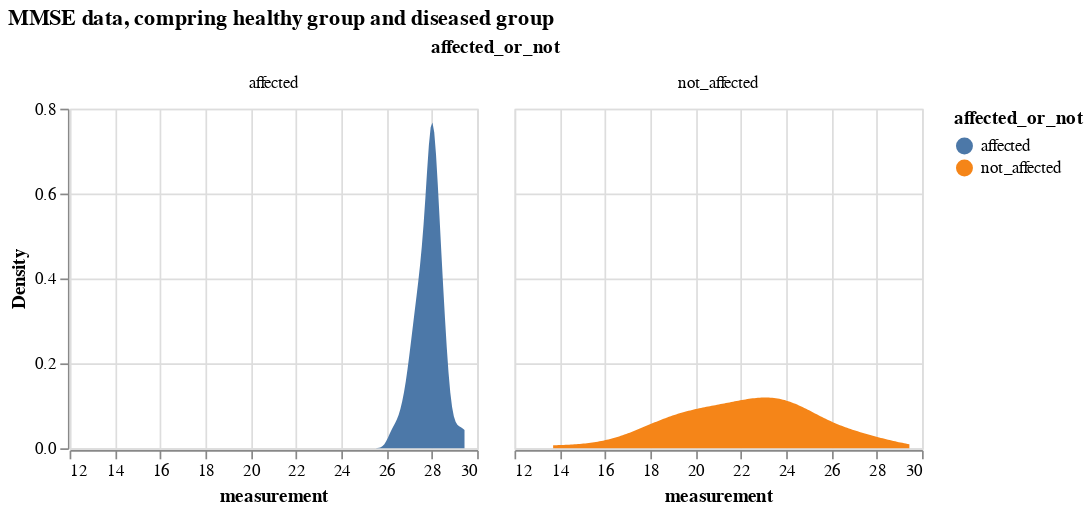

The notebook cell saved with this chart:
### Markdown cell above
### Comparing a certain biomarker data

### Code cell
# select only biomarker 2 
bio_2_data = df[df.biomarker=='MMSE'].drop(['k_j', 'S_n', 'biomarker'], axis = 1)
# biomarker2 data, comparing from diseased and healthy groups
alt.Chart(bio_2_data).transform_density(
    'measurement',
    as_=['measurement', 'Density'],
    groupby=['affected_or_not']
).mark_area().encode(
    x="measurement:Q",
    y="Density:Q",
    facet = alt.Facet(
        "affected_or_not:N",
    ),
    color=alt.Color(
        'affected_or_not:N'
    )
).properties(
    width= 240,
    height = 200,
).properties(
    title='MMSE data, compring healthy group and diseased group'
)

### Figure 1 — Vega-Lite specification as saved in the notebook (floating-point values rounded to 4 significant figures)
{"config": {"view": {"continuousWidth": 300, "continuousHeight": 300}}, "data": {"name": "data-138db4eb752c2077a49d953bf5bc54a4"}, "mark": {"type": "area"}, "encoding": {"color": {"field": "affected_or_not", "type": "nominal"}, "facet": {"field": "affected_or_not", "type": "nominal"}, "x": {"field": "measurement", "type": "quantitative"}, "y": {"field": "Density", "type": "quantitative"}}, "height": 200, "title": "MMSE data, compring healthy group and diseased group", "transform": [{"density": "measurement", "groupby": ["affected_or_not"], "as": ["measurement", "Density"]}], "width": 240, "$schema": "https://vega.github.io/schema/vega-lite/v5.16.3.json", "datasets": {"data-138db4eb752c2077a49d953bf5bc54a4": [{"participant": 0, "measurement": 27.99, "affected_or_not": "affected"}, {"participant": 1, "measurement": 28.06, "affected_or_not": "affected"}, {"participant": 2, "measurement": 23.61, "affected_or_not": "not_affected"}, {"participant": 3, "measurement": 27.4, "affected_or_not": "not_affected"}, {"participant": 4, "measurement": 24.65, "affected_or_not": "not_affected"}, {"participant": 5, "measurement": 21.85, "affected_or_not": "not_affected"}, {"participant": 6, "measurement": 27.96, "affected_or_not": "affected"}, {"participant": 7, "measurement": 27.71, "affected_or_not": "affected"}, {"participant": 8, "measurement": 28.3, "affected_or_not": "affected"}, {"participant": 9, "measurement": 27.33, "affected_or_not": "affected"}, {"participant": 10, "measurement": 26.8, "affected_or_not": "affected"}, {"participant": 11, "measurement": 28.41, "affected_or_not": "affected"}, {"participant": 12, "measurement": 27.26, "affected_or_not": "affected"}, {"participant": 13, "measurement": 24.54, "affected_or_not": "not_affected"}, {"participant": 14, "measurement": 21.03, "affected_or_not": "not_affected"}, {"participant": 15, "measurement": 22.18, "affected_or_not": "not_affected"}, {"participant": 16, "measurement": 23.73, "affected_or_not": "not_affected"}, {"participant": 17, "measurement": 28.43, "affected_or_not": "affected"}, {"participant": 18, "measurement": 28.38, "affected_or_not": "affected"}, {"participant": 19, "measurement": 23.59, "affected_or_not": "not_affected"}, {"participant": 20, "measurement": 28.04, "affected_or_not": "affected"}, {"participant": 21, "measurement": 26.93, "affected_or_not": "affected"}, {"participant": 22, "measurement": 18.41, "affected_or_not": "not_affected"}, {"participant": 23, "measurement": 22.84, "affected_or_not": "not_affected"}, {"participant": 24, "measurement": 21.62, "affected_or_not": "not_affected"}, {"participant": 25, "measurement": 20.7, "affected_or_not": "not_affected"}, {"participant": 26, "measurement": 16.44, "affected_or_not": "not_affected"}, {"participant": 27, "measurement": 27.82, "affected_or_not": "affected"}, {"participant": 28, "measurement": 23.79, "affected_or_not": "not_affected"}, {"participant": 29, "measurement": 17.23, "affected_or_not": "not_affected"}, {"participant": 30, "measurement": 26.27, "affected_or_not": "affected"}, {"participant": 31, "measurement": 28.05, "affected_or_not": "affected"}, {"participant": 32, "measurement": 27.56, "affected_or_not": "affected"}, {"participant": 33, "measurement": 28.59, "affected_or_not": "affected"}, {"participant": 34, "measurement": 23.11, "affected_or_not": "not_affected"}, {"participant": 35, "measurement": 21.93, "affected_or_not": "not_affected"}, {"participant": 36, "measurement": 27.96, "affected_or_not": "affected"}, {"participant": 37, "measurement": 28.13, "affected_or_not": "affected"}, {"participant": 38, "measurement": 27.1, "affected_or_not": "affected"}, {"participant": 39, "measurement": 25.48, "affected_or_not": "not_affected"}, {"participant": 40, "measurement": 20.54, "affected_or_not": "not_affected"}, {"participant": 41, "measurement": 27.59, "affected_or_not": "affected"}, {"participant": 42, "measurement": 20.01, "affected_or_not": "not_affected"}, {"participant": 43, "measurement": 28.2, "affected_or_not": "affected"}, {"participant": 44, "measurement": 22.79, "affected_or_not": "not_affected"}, {"participant": 45, "measurement": 24.04, "affected_or_not": "not_affected"}, {"participant": 46, "measurement": 23.69, "affected_or_not": "not_affected"}, {"participant": 47, "measurement": 19.08, "affected_or_not": "not_affected"}, {"participant": 48, "measurement": 20.59, "affected_or_not": "not_affected"}, {"participant": 49, "measurement": 22.19, "affected_or_not": "not_affected"}, {"participant": 50, "measurement": 29.44, "affected_or_not": "affected"}, {"participant": 51, "measurement": 19.0, "affected_or_not": "not_affected"}, {"participant": 52, "measurement": 18.61, "affected_or_not": "not_affected"}, {"participant": 53, "measurement": 20.37, "affected_or_not": "not_affected"}, {"participant": 54, "measurement": 27.71, "affected_or_not": "affected"}, {"participant": 55, "measurement": 27.11, "affected_or_not": "affected"}, {"participant": 56, "measurement": 26.75, "affected_or_not": "not_affected"}, {"participant": 57, "measurement": 29.05, "affected_or_not": "affected"}, {"participant": 58, "measurement": 13.71, "affected_or_not": "not_affected"}, {"participant": 59, "measurement": 27.88, "affected_or_not": "affected"}, {"participant": 60, "measurement": 28.68, "affected_or_not": "affected"}, {"participant": 61, "measurement": 28.04, "affected_or_not": "affected"}, {"participant": 62, "measurement": 18.62, "affected_or_not": "not_affected"}, {"participant": 63, "measurement": 18.52, "affected_or_not": "not_affected"}, {"participant": 64, "measurement": 28.06, "affected_or_not": "affected"}, {"participant": 65, "measurement": 28.17, "affected_or_not": "affected"}, {"participant": 66, "measurement": 22.56, "affected_or_not": "not_affected"}, {"participant": 67, "measurement": 27.41, "affected_or_not": "affected"}, {"participant": 68, "measurement": 24.68, "affected_or_not": "not_affected"}, {"participant": 69, "measurement": 27.98, "affected_or_not": "affected"}, {"participant": 70, "measurement": 19.96, "affected_or_not": "not_affected"}, {"participant": 71, "measurement": 26.61, "affected_or_not": "affected"}, {"participant": 72, "measurement": 24.97, "affected_or_not": "not_affected"}, {"participant": 73, "measurement": 27.62, "affected_or_not": "affected"}, {"participant": 74, "measurement": 18.56, "affected_or_not": "not_affected"}, {"participant": 75, "measurement": 28.03, "affected_or_not": "affected"}, {"participant": 76, "measurement": 20.85, "affected_or_not": "not_affected"}, {"participant": 77, "measurement": 23.32, "affected_or_not": "not_affected"}, {"participant": 78, "measurement": 27.36, "affected_or_not": "affected"}, {"participant": 79, "measurement": 28.53, "affected_or_not": "affected"}, {"participant": 80, "measurement": 27.89, "affected_or_not": "affected"}, {"participant": 81, "measurement": 19.94, "affected_or_not": "not_affected"}, {"participant": 82, "measurement": 27.12, "affected_or_not": "affected"}, {"participant": 83, "measurement": 28.31, "affected_or_not": "affected"}, {"participant": 84, "measurement": 23.77, "affected_or_not": "not_affected"}, {"participant": 85, "measurement": 27.23, "affected_or_not": "not_affected"}, {"participant": 86, "measurement": 27.61, "affected_or_not": "affected"}, {"participant": 87, "measurement": 28.11, "affected_or_not": "not_affected"}, {"participant": 88, "measurement": 24.44, "affected_or_not": "not_affected"}, {"participant": 89, "measurement": 27.38, "affected_or_not": "affected"}, {"participant": 90, "measurement": 24.73, "affected_or_not": "not_affected"}, {"participant": 91, "measurement": 27.92, "affected_or_not": "affected"}, {"participant": 92, "measurement": 27.59, "affected_or_not": "affected"}, {"participant": 93, "measurement": 22.37, "affected_or_not": "not_affected"}, {"participant": 94, "measurement": 28.19, "affected_or_not": "affected"}, {"participant": 95, "measurement": 28.25, "affected_or_not": "affected"}, {"participant": 96, "measurement": 27.87, "affected_or_not": "affected"}, {"participant": 97, "measurement": 26.44, "affected_or_not": "not_affected"}, {"participant": 98, "measurement": 28.51, "affected_or_not": "affected"}, {"participant": 99, "measurement": 27.95, "affected_or_not": "affected"}]}}
